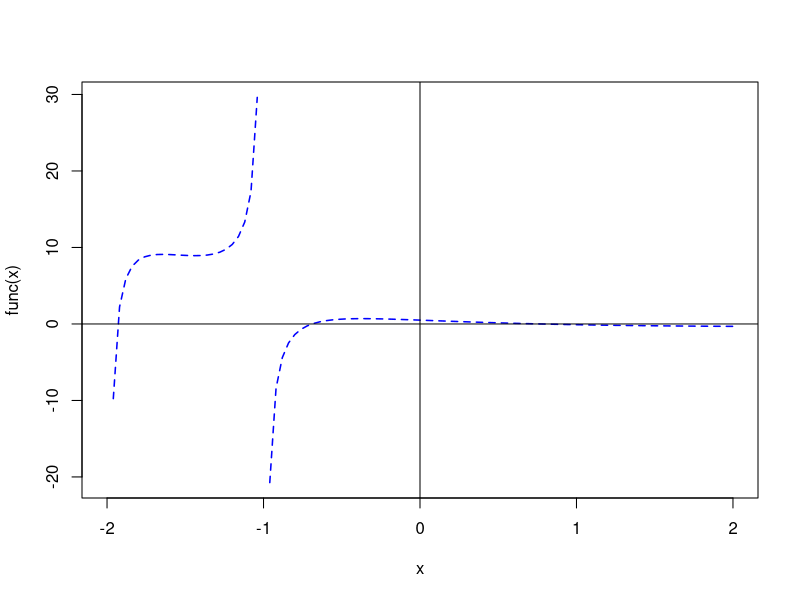
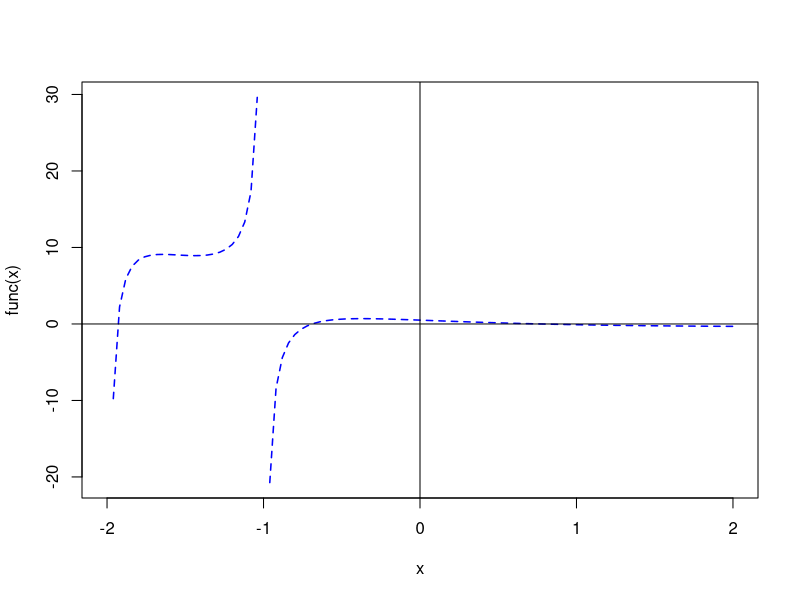

Write R code to recreate these figures, in order.
func <- function(x){
  fu1 <- (2*exp(-x)) - (1/(x+2)) - (1/(x+1))
  return(fu1)
} 

curve(func, xlim=c(-2, 2), col='blue', lwd=1.5, lty=2)
abline(h=0)
abline(v=0)


count1<<-0
bisection <- function(y_function, a, b, n = 1000, tol = 1e-5) {
  # If the signs of the function at the evaluated points, a and b, stop the function and return message.

  
  for (i in 1:n) {
    c <- (a + b) / 2 # Calculate midpoint
    
    # If the function equals 0 at the midpoint or the midpoint is below the desired tolerance, stop the
    #function and return the root.
    count1<<- i
    
    if ((y_function(c) == 0) || abs((b - a) / 2) < tol) {
      return(c)
    }
    
    
    
    # If another iteration is required, 
    # check the signs of the function at the points c and a and reassign
    # a or b accordingly as the midpoint to be used in the next iteration.
    ifelse(sign(y_function(c)) == sign(y_function(a)), 
           a <- c,
           b <- c)
  }
  
  
  # If the max number of iterations is reached and no root has been found, 
  # return message and end function.
  print('Too many iterations')
}


root1<- bisection(func, -1, 0)
root2<- bisection(func, 0, 2)
root1
root2



count2<<- 0
newton_raphson <- function(func, a, b, tol = 1e-5, n = 1000) {
  require(numDeriv) # Package for computing f'(x)
  
  x0 <- a # Set start value to supplied lower bound
  k <- n # Initialize for iteration results
  
  # Check the upper and lower bounds to see if approximations result in 0
  fa <- func(a)
  if (fa == 0.0) {
    return(a)
  }
  
  fb <- func(b)
  if (fb == 0.0) {
    return(b)
  }
  
  for (i in 1:n) {
    count2<<- count2 + 1
    dx <- genD(func = func, x = x0)$D[1] # First-order derivative f'(x0)
    x1 <- x0 - (func(x0) / dx) # Calculate next value x1
    # Once the difference between x0 and x1 becomes sufficiently small, output the results.
    if (abs(x1 - x0) <= tol) {
      return(x1)
    }
    # If Newton-Raphson has not yet reached convergence set x1 as x0 and continue
    x0 <- x1
  }
  print('Too many iterations in method')
}


root1<- newton_raphson(func, -0.75, 0.25)
root2<- newton_raphson(func, 0, 2)
root1
root2





curve(func, xlim=c(-2,2), col='blue', lwd=1.5, lty=2)
abline(h=0)
abline(v=0)

count3<<- 0
#define a g(x) function
funcg1<- function(x)
{
  a<-1/(x+1)
  b<-1/(x+2)
  c<-(a+b)/2
  d<-(-log(c))
  return (d)
}

#define 2nd gx function
funcg2<- function(x)
{
  d<- (2* exp(-x) *(x+2)) - 1
  a<- x+2
  c<- (a/d) - 1
  return(c)
}

fixed_point<- function(x) 
{
 
  x_root<-0
  tol = 1e-3
  x_new<- x
  
  while(TRUE)
  {
    count3<<- count3 + 1
    x_root<- funcg1(x_new)
    if(abs(x_new - x_root) <= tol )
      return(x_root)
    x_new<- x_root
  }
  
  while(FALSE)
  {
    count3<<- count3 + 1
    x_root<- funcg2(x_new)
    if(abs(x_new - x_root) <= tol )
      return(x_root)
    x_new<- x_root
  }
  
}
x6_1<- fixed_point(2)
x6_1

cat(" bisection",count1)
cat(" newton raphson",count2)
cat(" fixed point",count3)





